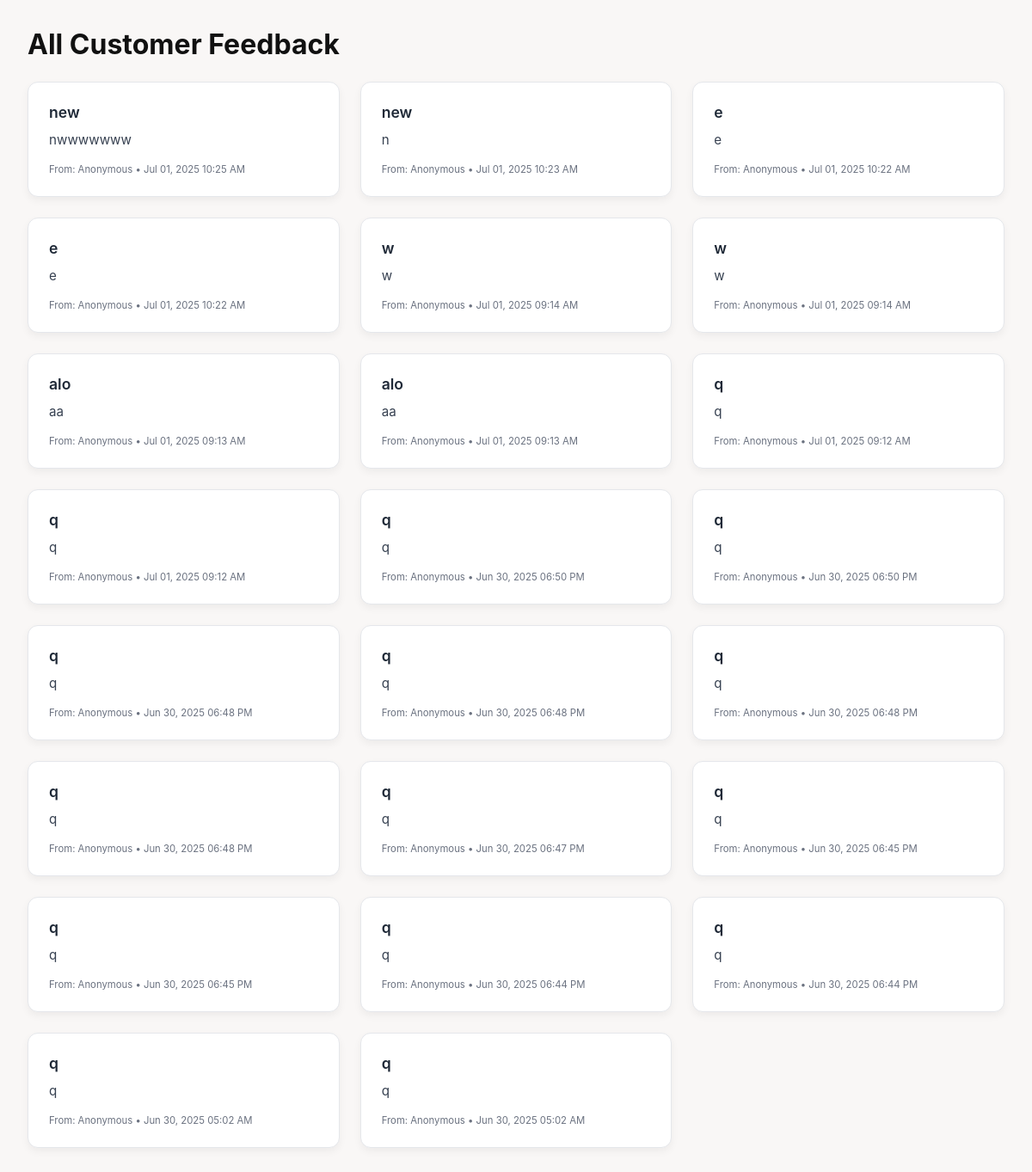
The page /all-feedback (signed in) on the database its author committed.
### web/models.py (models this page shows)
class Feedback(db.Model):
    id = db.Column(db.Integer, primary_key=True)
    title = db.Column(db.String(100), nullable=False)
    content = db.Column(db.Text, nullable=False)
    rating = db.Column(db.Integer, nullable=False)  # 1-5 stars
    user_id = db.Column(db.Integer, db.ForeignKey('user.id'), nullable=True)  # Made nullable for anonymous feedback
    customer_name = db.Column(db.String(100), nullable=True)  # For anonymous feedback
    customer_email = db.Column(db.String(120), nullable=True)  # Optional for anonymous feedback
    created_at = db.Column(db.DateTime, default=datetime.utcnow)
    item_id = db.Column(db.Integer, db.ForeignKey('item.id'), nullable=True)  # Foreign key to Item###
    item=relationship('Item', back_populates='feedbacks')##
    user = db.relationship('User', backref=db.backref('feedbacks', lazy=True))

### web/routes.py (the view)
@main.route('/all-feedback')
@login_required
def view_all_feedback():
    all_feedback = Feedback.query.order_by(Feedback.created_at.desc()).all()
    return render_template('feedback/all_feedback.html', feedback_list=all_feedback)

### web/templates/feedback/all_feedback.html (shortened to what this page needs)
{% extends "base.html" %}
{% block content %}
<div class="container" style="padding: 2rem;">
    <h2 style="font-size: 2rem; font-weight: 700; margin-bottom: 1.5rem;">All Customer Feedback</h2>
    {% if feedback_list %}
        <div class="feedback-grid">
            {% for feedback in feedback_list %}
                <div class="feedback-card">
                    <div class="feedback-header">
                        <div class="feedback-title">{{ feedback.title }}</div>
                    </div>
                    <div class="feedback-body">
                        <p>{{ feedback.content }}</p>
                    </div>
                    <div class="feedback-meta">
                        <small>
                            {% if feedback.customer_name %}
                                From: {{ feedback.customer_name }}
                            {% elif feedback.user %}
                                From: {{ feedback.user.full_name }}
                            {% else %}
                                From: Anonymous
                            {% endif %}
                            • {{ feedback.created_at.strftime('%b %d, %Y %I:%M %p') }}
                        </small>
                    </div>
                </div>
            {% endfor %}
        </div>
    {% else %}
        <p>No feedback has been submitted yet.</p>
    {% endif %}
</div>
{% endblock %}

### web/templates/base.html (shortened to what this page needs)
<!DOCTYPE html>
<html lang="en">
<head>
    <link rel="stylesheet" href="{{ url_for('static', filename='style.css') }}">
    <link rel="stylesheet" href="{{ url_for('static', filename='auth.css') }}">
</head>
<body>
    <main>
        {% block content %}{% endblock %}
    </main>
</body>
</html>

### web/static/style.css (style rules this page uses)
* { margin: 0; padding: 0; box-sizing: border-box; }
body { font-family: 'Inter', sans-serif; background: #f9f7f6; color: #111; }

### web/templates/feedback/all_feedback.html (style rules this page uses)
.feedback-grid { display: grid; grid-template-columns: repeat(auto-fit, minmax(300px, 1fr)); gap: 1.5rem; }
.feedback-card { background: white; border: 1px solid #e5e7eb; border-radius: 12px; padding: 1.5rem; box-shadow: 0 4px 10px rgba(0, 0, 0, 0.05); transition: all 0.2s ease; }
.feedback-header { display: flex; justify-content: space-between; align-items: center; margin-bottom: 0.75rem; }
.feedback-title { font-size: 1.1rem; font-weight: 600; color: #1f2937; }
.feedback-body { font-size: 0.95rem; color: #374151; margin-bottom: 1rem; }
.feedback-meta { font-size: 0.85rem; color: #6b7280; }

### rows shown on the page
Feedback: title "new", content "nwwwwwww", customer_name "From: Anonymous", created_at "Jul 01, 2025 10:25 AM"
Feedback: title "new", content "n", customer_name "From: Anonymous", created_at "Jul 01, 2025 10:23 AM"
Feedback: title "e", content "e", customer_name "From: Anonymous", created_at "Jul 01, 2025 10:22 AM"
Feedback: title "e", content "e", customer_name "From: Anonymous", created_at "Jul 01, 2025 10:22 AM"
Feedback: title "w", content "w", customer_name "From: Anonymous", created_at "Jul 01, 2025 09:14 AM"
Feedback: title "w", content "w", customer_name "From: Anonymous", created_at "Jul 01, 2025 09:14 AM"
Feedback: title "alo", content "aa", customer_name "From: Anonymous", created_at "Jul 01, 2025 09:13 AM"
Feedback: title "alo", content "aa", customer_name "From: Anonymous", created_at "Jul 01, 2025 09:13 AM"
Feedback: title "q", content "q", customer_name "From: Anonymous", created_at "Jul 01, 2025 09:12 AM"
Feedback: title "q", content "q", customer_name "From: Anonymous", created_at "Jul 01, 2025 09:12 AM"
Feedback: title "q", content "q", customer_name "From: Anonymous", created_at "Jun 30, 2025 06:50 PM"
Feedback: title "q", content "q", customer_name "From: Anonymous", created_at "Jun 30, 2025 06:50 PM"
Feedback: title "q", content "q", customer_name "From: Anonymous", created_at "Jun 30, 2025 06:48 PM"
Feedback: title "q", content "q", customer_name "From: Anonymous", created_at "Jun 30, 2025 06:48 PM"
Feedback: title "q", content "q", customer_name "From: Anonymous", created_at "Jun 30, 2025 06:48 PM"
Feedback: title "q", content "q", customer_name "From: Anonymous", created_at "Jun 30, 2025 06:48 PM"
Feedback: title "q", content "q", customer_name "From: Anonymous", created_at "Jun 30, 2025 06:47 PM"
Feedback: title "q", content "q", customer_name "From: Anonymous", created_at "Jun 30, 2025 06:45 PM"
Feedback: title "q", content "q", customer_name "From: Anonymous", created_at "Jun 30, 2025 06:45 PM"
Feedback: title "q", content "q", customer_name "From: Anonymous", created_at "Jun 30, 2025 06:44 PM"
Feedback: title "q", content "q", customer_name "From: Anonymous", created_at "Jun 30, 2025 06:44 PM"
Feedback: title "q", content "q", customer_name "From: Anonymous", created_at "Jun 30, 2025 05:02 AM"
Feedback: title "q", content "q", customer_name "From: Anonymous", created_at "Jun 30, 2025 05:02 AM"
